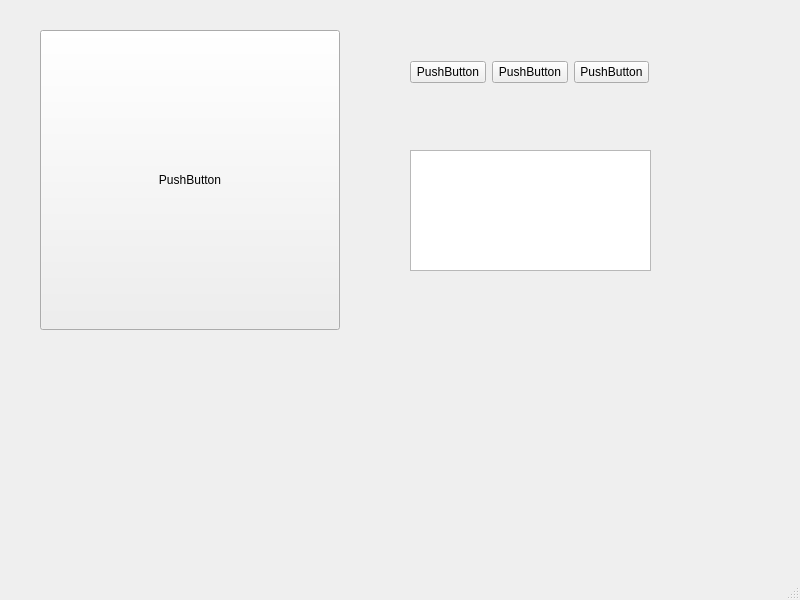
<?xml version="1.0" encoding="UTF-8"?>
<ui version="4.0">
 <class>MainWindow</class>
 <widget class="QMainWindow" name="MainWindow">
  <property name="geometry">
   <rect>
    <x>0</x>
    <y>0</y>
    <width>800</width>
    <height>600</height>
   </rect>
  </property>
  <property name="windowTitle">
   <string>MainWindow</string>
  </property>
  <widget class="QWidget" name="centralwidget">
   <widget class="QPushButton" name="pushButton">
    <property name="geometry">
     <rect>
      <x>40</x>
      <y>30</y>
      <width>300</width>
      <height>300</height>
     </rect>
    </property>
    <property name="minimumSize">
     <size>
      <width>100</width>
      <height>100</height>
     </size>
    </property>
    <property name="maximumSize">
     <size>
      <width>300</width>
      <height>300</height>
     </size>
    </property>
    <property name="text">
     <string>PushButton</string>
    </property>
   </widget>
   <widget class="QTextEdit" name="textEdit">
    <property name="geometry">
     <rect>
      <x>410</x>
      <y>150</y>
      <width>241</width>
      <height>121</height>
     </rect>
    </property>
   </widget>
   <widget class="QWidget" name="">
    <property name="geometry">
     <rect>
      <x>410</x>
      <y>60</y>
      <width>239</width>
      <height>25</height>
     </rect>
    </property>
    <layout class="QHBoxLayout" name="horizontalLayout">
     <item>
      <widget class="QPushButton" name="pushButton_3">
       <property name="text">
        <string>PushButton</string>
       </property>
      </widget>
     </item>
     <item>
      <widget class="QPushButton" name="pushButton_2">
       <property name="text">
        <string>PushButton</string>
       </property>
      </widget>
     </item>
     <item>
      <widget class="QPushButton" name="pushButton_4">
       <property name="text">
        <string>PushButton</string>
       </property>
      </widget>
     </item>
    </layout>
   </widget>
  </widget>
  <widget class="QMenuBar" name="menubar">
   <property name="geometry">
    <rect>
     <x>0</x>
     <y>0</y>
     <width>800</width>
     <height>23</height>
    </rect>
   </property>
  </widget>
  <widget class="QStatusBar" name="statusbar"/>
 </widget>
 <resources/>
 <connections/>
</ui>
